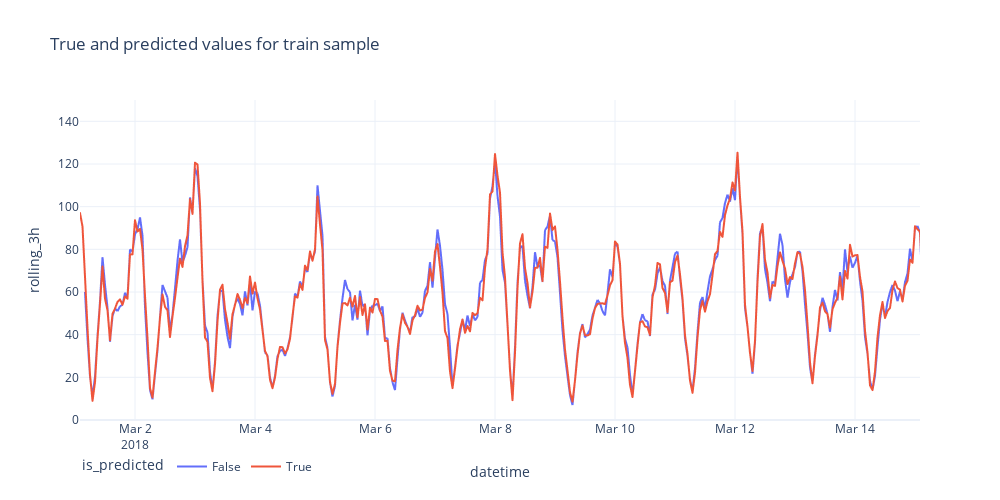
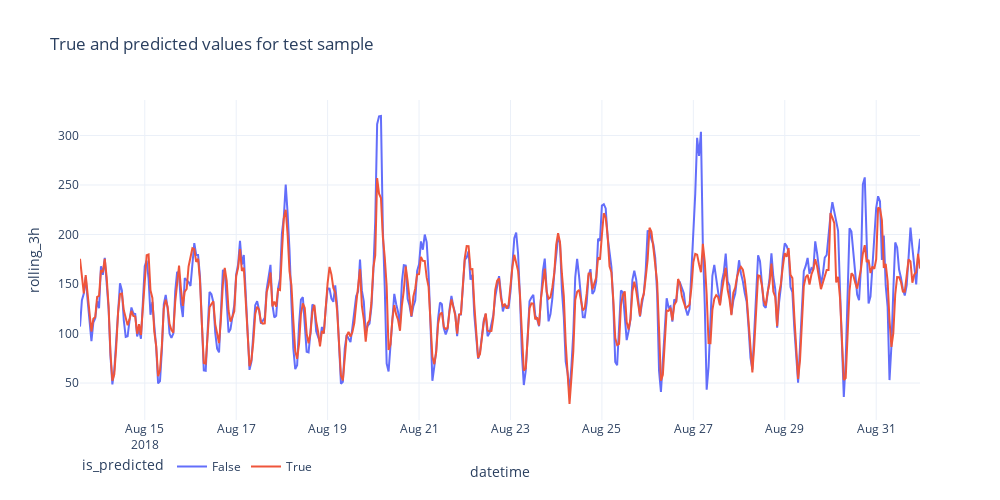

Notebook code cell kept with these figures, in order:
### Code cell
fig_config = {
    'train': {
        'x_range': [df_temp.index.min(), df_temp.index.min() + pd.Timedelta(days=14)],
        'y_range': [0, 150]
    },
    'test': {}
}

for split, config in fig_config.items():
    fig = px.line(
        df_temp[df_temp.split == split].reset_index(),
        x='datetime',
        y='rolling_3h',
        color='is_predicted',
        title=f'True and predicted values for {split} sample',
        template='plotly_white',
        width=FIG_WIDTH, height=FIG_HEIGHT
    )
    fig.update_xaxes(range=config.get('x_range'))
    fig.update_yaxes(range=config.get('y_range'))
    fig.update_layout(legend=dict(orientation='h'))
    fig.show()

### Figure 1 — Plotly figure (JSON) as saved in the notebook; plotly's stock layout.template omitted (floating-point values rounded to 4 significant figures; data arrays with more than 128 entries replaced by an {"elided": "..."} marker saying what was removed)
{"data": [{"hovertemplate": "is_predicted=False<br>datetime=%{x}<br>rolling_3h=%{y}<extra></extra>", "legendgroup": "False", "line": {"color": "#636efa", "dash": "solid"}, "marker": {"symbol": "circle"}, "mode": "lines", "name": "False", "showlegend": true, "type": "scattergl", "x": {"elided": "3972 str values"}, "xaxis": "x", "y": {"elided": "3972 float values"}, "yaxis": "y"}, {"hovertemplate": "is_predicted=True<br>datetime=%{x}<br>rolling_3h=%{y}<extra></extra>", "legendgroup": "True", "line": {"color": "#EF553B", "dash": "solid"}, "marker": {"symbol": "circle"}, "mode": "lines", "name": "True", "showlegend": true, "type": "scattergl", "x": {"elided": "3972 str values"}, "xaxis": "x", "y": {"elided": "3972 float values"}, "yaxis": "y"}], "layout": {"height": 500, "legend": {"orientation": "h", "title": {"text": "is_predicted"}, "tracegroupgap": 0}, "title": {"text": "True and predicted values for train sample"}, "width": 1000, "xaxis": {"anchor": "y", "domain": [0, 1], "range": ["2018-03-01T02:00:00", "2018-03-15T02:00:00"], "title": {"text": "datetime"}}, "yaxis": {"anchor": "x", "domain": [0, 1], "range": [0, 150], "title": {"text": "rolling_3h"}}}}

### Figure 2 — Plotly figure (JSON) as saved in the notebook; plotly's stock layout.template omitted (floating-point values rounded to 4 significant figures; data arrays with more than 128 entries replaced by an {"elided": "..."} marker saying what was removed)
{"data": [{"hovertemplate": "is_predicted=False<br>datetime=%{x}<br>rolling_3h=%{y}<extra></extra>", "legendgroup": "False", "line": {"color": "#636efa", "dash": "solid"}, "marker": {"symbol": "circle"}, "mode": "lines", "name": "False", "orientation": "v", "showlegend": true, "type": "scatter", "x": {"elided": "442 str values"}, "xaxis": "x", "y": {"elided": "442 float values"}, "yaxis": "y"}, {"hovertemplate": "is_predicted=True<br>datetime=%{x}<br>rolling_3h=%{y}<extra></extra>", "legendgroup": "True", "line": {"color": "#EF553B", "dash": "solid"}, "marker": {"symbol": "circle"}, "mode": "lines", "name": "True", "orientation": "v", "showlegend": true, "type": "scatter", "x": {"elided": "442 str values"}, "xaxis": "x", "y": {"elided": "442 float values"}, "yaxis": "y"}], "layout": {"height": 500, "legend": {"orientation": "h", "title": {"text": "is_predicted"}, "tracegroupgap": 0}, "title": {"text": "True and predicted values for test sample"}, "width": 1000, "xaxis": {"anchor": "y", "domain": [0, 1], "title": {"text": "datetime"}}, "yaxis": {"anchor": "x", "domain": [0, 1], "title": {"text": "rolling_3h"}}}}
